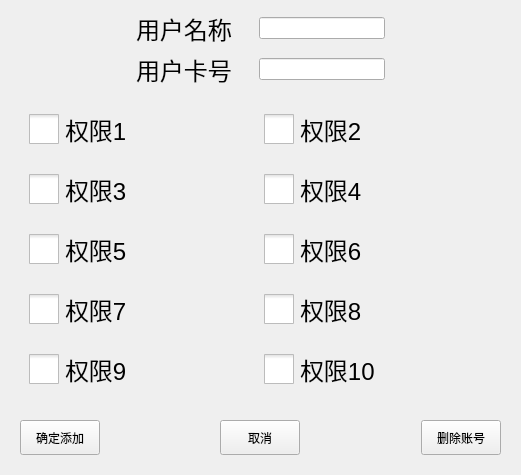
<?xml version="1.0" encoding="UTF-8"?>
<ui version="4.0">
 <class>adduser</class>
 <widget class="QWidget" name="adduser">
  <property name="geometry">
   <rect>
    <x>0</x>
    <y>0</y>
    <width>521</width>
    <height>425</height>
   </rect>
  </property>
  <property name="windowTitle">
   <string>Form</string>
  </property>
  <property name="styleSheet">
   <string notr="true"/>
  </property>
  <layout class="QVBoxLayout" name="verticalLayout_2" stretch="1,1,3,0">
   <item>
    <widget class="QWidget" name="widget_8" native="true">
     <layout class="QHBoxLayout" name="horizontalLayout_7">
      <property name="spacing">
       <number>0</number>
      </property>
      <property name="margin">
       <number>0</number>
      </property>
      <item>
       <spacer name="horizontalSpacer_5">
        <property name="orientation">
         <enum>Qt::Horizontal</enum>
        </property>
        <property name="sizeHint" stdset="0">
         <size>
          <width>40</width>
          <height>20</height>
         </size>
        </property>
       </spacer>
      </item>
      <item>
       <widget class="QLabel" name="label_2">
        <property name="font">
         <font>
          <family>Arial</family>
          <pointsize>18</pointsize>
          <weight>50</weight>
          <bold>false</bold>
         </font>
        </property>
        <property name="text">
         <string>用户名称    </string>
        </property>
       </widget>
      </item>
      <item>
       <widget class="QLineEdit" name="userlineEdit_name"/>
      </item>
      <item>
       <spacer name="horizontalSpacer_6">
        <property name="orientation">
         <enum>Qt::Horizontal</enum>
        </property>
        <property name="sizeHint" stdset="0">
         <size>
          <width>40</width>
          <height>20</height>
         </size>
        </property>
       </spacer>
      </item>
     </layout>
    </widget>
   </item>
   <item>
    <widget class="QWidget" name="widget" native="true">
     <layout class="QHBoxLayout" name="horizontalLayout">
      <property name="spacing">
       <number>0</number>
      </property>
      <property name="margin">
       <number>0</number>
      </property>
      <item>
       <spacer name="horizontalSpacer_3">
        <property name="orientation">
         <enum>Qt::Horizontal</enum>
        </property>
        <property name="sizeHint" stdset="0">
         <size>
          <width>40</width>
          <height>20</height>
         </size>
        </property>
       </spacer>
      </item>
      <item>
       <widget class="QLabel" name="label">
        <property name="font">
         <font>
          <family>Arial</family>
          <pointsize>18</pointsize>
          <weight>50</weight>
          <bold>false</bold>
         </font>
        </property>
        <property name="text">
         <string>用户卡号    </string>
        </property>
       </widget>
      </item>
      <item>
       <widget class="QLineEdit" name="userlineEdit"/>
      </item>
      <item>
       <spacer name="horizontalSpacer_4">
        <property name="orientation">
         <enum>Qt::Horizontal</enum>
        </property>
        <property name="sizeHint" stdset="0">
         <size>
          <width>40</width>
          <height>20</height>
         </size>
        </property>
       </spacer>
      </item>
     </layout>
    </widget>
   </item>
   <item>
    <widget class="QWidget" name="widget_7" native="true">
     <layout class="QVBoxLayout" name="verticalLayout">
      <item>
       <widget class="QWidget" name="widget_2" native="true">
        <layout class="QHBoxLayout" name="horizontalLayout_3">
         <item>
          <widget class="QCheckBox" name="checkBox_1">
           <property name="font">
            <font>
             <family>Arial</family>
             <pointsize>18</pointsize>
             <weight>50</weight>
             <bold>false</bold>
            </font>
           </property>
           <property name="styleSheet">
            <string notr="true">QCheckBox::indicator
{
	width:30px;
	height:30px;
}</string>
           </property>
           <property name="text">
            <string>权限1</string>
           </property>
          </widget>
         </item>
         <item>
          <widget class="QCheckBox" name="checkBox_2">
           <property name="font">
            <font>
             <family>Arial</family>
             <pointsize>18</pointsize>
             <weight>50</weight>
             <bold>false</bold>
            </font>
           </property>
           <property name="styleSheet">
            <string notr="true">QCheckBox::indicator
{
	width:30px;
	height:30px;
}</string>
           </property>
           <property name="text">
            <string>权限2</string>
           </property>
          </widget>
         </item>
        </layout>
       </widget>
      </item>
      <item>
       <widget class="QWidget" name="widget_4" native="true">
        <layout class="QHBoxLayout" name="horizontalLayout_4">
         <item>
          <widget class="QCheckBox" name="checkBox_3">
           <property name="font">
            <font>
             <family>Arial</family>
             <pointsize>18</pointsize>
             <weight>50</weight>
             <bold>false</bold>
            </font>
           </property>
           <property name="styleSheet">
            <string notr="true">QCheckBox::indicator
{
	width:30px;
	height:30px;
}</string>
           </property>
           <property name="text">
            <string>权限3</string>
           </property>
          </widget>
         </item>
         <item>
          <widget class="QCheckBox" name="checkBox_4">
           <property name="font">
            <font>
             <family>Arial</family>
             <pointsize>18</pointsize>
             <weight>50</weight>
             <bold>false</bold>
            </font>
           </property>
           <property name="styleSheet">
            <string notr="true">QCheckBox::indicator
{
	width:30px;
	height:30px;
}</string>
           </property>
           <property name="text">
            <string>权限4</string>
           </property>
          </widget>
         </item>
        </layout>
       </widget>
      </item>
      <item>
       <widget class="QWidget" name="widget_5" native="true">
        <layout class="QHBoxLayout" name="horizontalLayout_5">
         <item>
          <widget class="QCheckBox" name="checkBox_5">
           <property name="font">
            <font>
             <family>Arial</family>
             <pointsize>18</pointsize>
             <weight>50</weight>
             <bold>false</bold>
            </font>
           </property>
           <property name="styleSheet">
            <string notr="true">QCheckBox::indicator
{
	width:30px;
	height:30px;
}</string>
           </property>
           <property name="text">
            <string>权限5</string>
           </property>
          </widget>
         </item>
         <item>
          <widget class="QCheckBox" name="checkBox_6">
           <property name="font">
            <font>
             <family>Arial</family>
             <pointsize>18</pointsize>
             <weight>50</weight>
             <bold>false</bold>
            </font>
           </property>
           <property name="styleSheet">
            <string notr="true">QCheckBox::indicator
{
	width:30px;
	height:30px;
}</string>
           </property>
           <property name="text">
            <string>权限6</string>
           </property>
          </widget>
         </item>
        </layout>
       </widget>
      </item>
      <item>
       <widget class="QWidget" name="widget_6" native="true">
        <layout class="QHBoxLayout" name="horizontalLayout_6">
         <item>
          <widget class="QCheckBox" name="checkBox_7">
           <property name="font">
            <font>
             <family>Arial</family>
             <pointsize>18</pointsize>
             <weight>50</weight>
             <bold>false</bold>
            </font>
           </property>
           <property name="styleSheet">
            <string notr="true">QCheckBox::indicator
{
	width:30px;
	height:30px;
}</string>
           </property>
           <property name="text">
            <string>权限7</string>
           </property>
          </widget>
         </item>
         <item>
          <widget class="QCheckBox" name="checkBox_8">
           <property name="font">
            <font>
             <family>Arial</family>
             <pointsize>18</pointsize>
             <weight>50</weight>
             <bold>false</bold>
            </font>
           </property>
           <property name="styleSheet">
            <string notr="true">QCheckBox::indicator
{
	width:30px;
	height:30px;
}</string>
           </property>
           <property name="text">
            <string>权限8</string>
           </property>
          </widget>
         </item>
        </layout>
       </widget>
      </item>
      <item>
       <widget class="QWidget" name="widget_9" native="true">
        <layout class="QHBoxLayout" name="horizontalLayout_8">
         <item>
          <widget class="QCheckBox" name="checkBox_9">
           <property name="font">
            <font>
             <family>Arial</family>
             <pointsize>18</pointsize>
             <weight>50</weight>
             <bold>false</bold>
            </font>
           </property>
           <property name="styleSheet">
            <string notr="true">QCheckBox::indicator
{
	width:30px;
	height:30px;
}</string>
           </property>
           <property name="text">
            <string>权限9</string>
           </property>
          </widget>
         </item>
         <item>
          <widget class="QCheckBox" name="checkBox_10">
           <property name="font">
            <font>
             <family>Arial</family>
             <pointsize>18</pointsize>
             <weight>50</weight>
             <bold>false</bold>
            </font>
           </property>
           <property name="styleSheet">
            <string notr="true">QCheckBox::indicator
{
	width:30px;
	height:30px;
}</string>
           </property>
           <property name="text">
            <string>权限10</string>
           </property>
          </widget>
         </item>
        </layout>
       </widget>
      </item>
     </layout>
    </widget>
   </item>
   <item>
    <widget class="QWidget" name="widget_3" native="true">
     <layout class="QHBoxLayout" name="horizontalLayout_2">
      <item>
       <widget class="QPushButton" name="pushButton_confirm">
        <property name="minimumSize">
         <size>
          <width>0</width>
          <height>35</height>
         </size>
        </property>
        <property name="text">
         <string>确定添加</string>
        </property>
       </widget>
      </item>
      <item>
       <spacer name="horizontalSpacer">
        <property name="orientation">
         <enum>Qt::Horizontal</enum>
        </property>
        <property name="sizeHint" stdset="0">
         <size>
          <width>152</width>
          <height>20</height>
         </size>
        </property>
       </spacer>
      </item>
      <item>
       <widget class="QPushButton" name="pushButton_cancel">
        <property name="minimumSize">
         <size>
          <width>0</width>
          <height>35</height>
         </size>
        </property>
        <property name="text">
         <string>取消</string>
        </property>
       </widget>
      </item>
      <item>
       <spacer name="horizontalSpacer_2">
        <property name="orientation">
         <enum>Qt::Horizontal</enum>
        </property>
        <property name="sizeHint" stdset="0">
         <size>
          <width>152</width>
          <height>20</height>
         </size>
        </property>
       </spacer>
      </item>
      <item>
       <widget class="QPushButton" name="pushButton_sub">
        <property name="minimumSize">
         <size>
          <width>0</width>
          <height>35</height>
         </size>
        </property>
        <property name="text">
         <string>删除账号</string>
        </property>
       </widget>
      </item>
     </layout>
    </widget>
   </item>
  </layout>
 </widget>
 <resources/>
 <connections/>
</ui>
